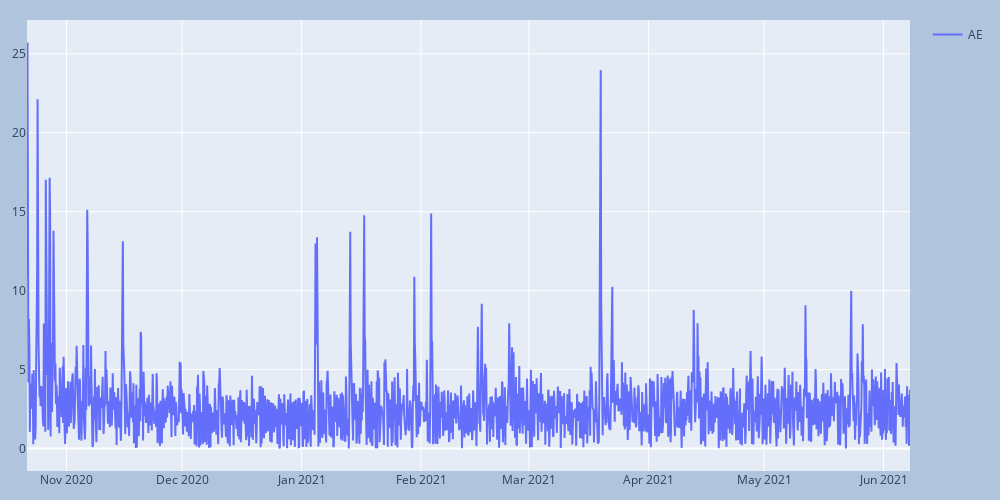

Here is the notebook cell this chart was saved with:
### Code cell
ae = df['AE'].to_frame()
plot_trace(ae, ['AE'])

### Figure 1 — Plotly figure (JSON) as saved in the notebook; plotly's stock layout.template omitted (floating-point values rounded to 4 significant figures; data arrays with more than 128 entries replaced by an {"elided": "..."} marker saying what was removed)
{"data": [{"mode": "lines", "name": "AE", "type": "scatter", "x": {"elided": "1834 str values"}, "y": {"elided": "1834 float values"}}], "layout": {"height": 500, "margin": {"b": 20, "l": 20, "r": 20, "t": 20}, "paper_bgcolor": "LightSteelBlue", "showlegend": true, "width": 1000}}
